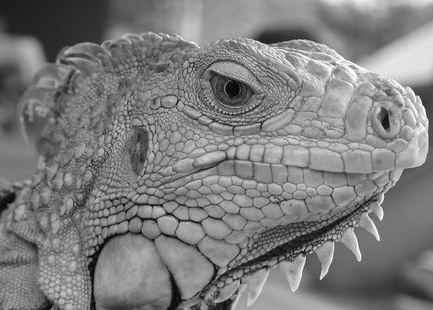
#> input picture BT-Session1/iguana.png, 433 x 310 px
$ python lam-p2.py   (older library calls are emulated)
#> lines starting #> are read from the running program, lines starting #| are printed output that depends on the picture; after the words box and inside, x2 and y2 are one past the last pixel; in counts of white or black regions, pixels touching at a corner belong together
import cv2
import numpy as np

def scale_to_0_255(img):
    min_val = np.min(img)
    max_val = np.max(img)
    new_img = (img - min_val) / (max_val - min_val) # 0-1
    new_img *= 255
    return new_img

def my_canny(img, min_val, max_val, sobel_size=3, is_L2_gradient=False):
    """
    Try to implement Canny algorithm in OpenCV tutorial @ https://docs.opencv.org/master/da/d22/tutorial_py_canny.html
    """
#> called with min_val = 100, max_val = 200, sobel_size = 3, is_L2_gradient = False

    #2. Noise Reduction
    smooth_img = cv2.GaussianBlur(img, ksize=(5, 5), sigmaX=1, sigmaY=1)

    #3. Finding Intensity Gradient of the Image
    Gx = cv2.Sobel(smooth_img, cv2.CV_64F, 1, 0, ksize=sobel_size)
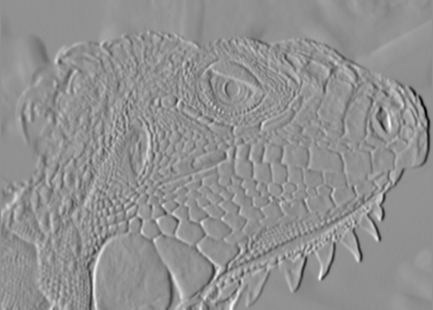
#> Gx: shape (310, 433) float64; min -451, max 342, mean 0.5; drawn with min black and max white
    Gy = cv2.Sobel(smooth_img, cv2.CV_64F, 0, 1, ksize=sobel_size)
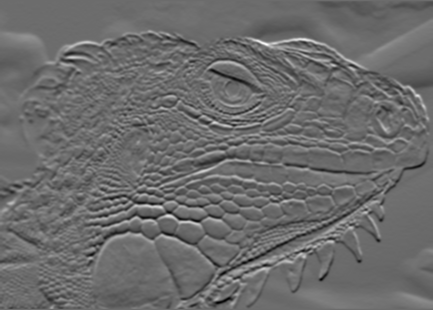
#> Gy: shape (310, 433) float64; min -318, max 431, mean -0.4; drawn with min black and max white

    if is_L2_gradient:
        edge_gradient = np.sqrt(Gx*Gx + Gy*Gy)
    else:
        edge_gradient = np.abs(Gx) + np.abs(Gy)

    angle = np.arctan2(Gy, Gx) * 180 / np.pi
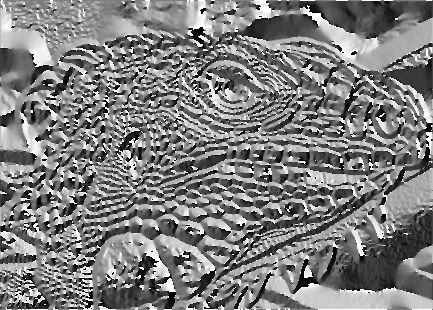
#> angle: shape (310, 433) float64; min -179.8, max 180, mean -0.6; drawn with min black and max white

    # round angle to 4 directions
    angle = np.abs(angle)
    angle[angle <= 22.5] = 0
#> angle: shape (310, 433) float64; min 0, max 180, mean 84.5
    angle[angle >= 157.5] = 0
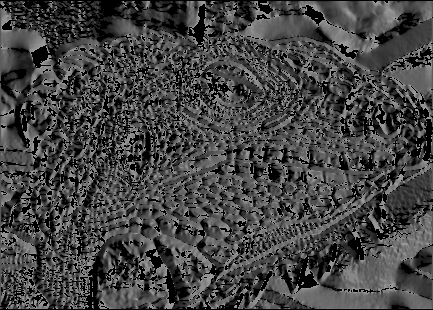
#> angle: shape (310, 433) float64; min 0, max 157.5, mean 68.5
    angle[(angle > 22.5) * (angle < 67.5)] = 45
    angle[(angle >= 67.5) * (angle <= 112.5)] = 90
    angle[(angle > 112.5) * (angle <= 157.5)] = 135
#> angle: shape (310, 433) float64; min 0, max 135, mean 68.3

    #4. Non-maximum Suppression
    keep_mask = np.zeros(smooth_img.shape, np.uint8)
    for y in range(1, edge_gradient.shape[0]-1):
        for x in range(1, edge_gradient.shape[1]-1):
            area_grad_intensity = edge_gradient[y-1:y+2, x-1:x+2] # 3x3 area
            area_angle = angle[y-1:y+2, x-1:x+2] # 3x3 area
            current_angle = area_angle[1,1]
            current_grad_intensity = area_grad_intensity[1,1]

            if current_angle == 0:
                if current_grad_intensity > max(area_grad_intensity[1,0], area_grad_intensity[1,2]):
                    keep_mask[y,x] = 255
                else:
                    edge_gradient[y,x] = 0
            elif current_angle == 45:
                if current_grad_intensity > max(area_grad_intensity[2,0], area_grad_intensity[0,2]):
                    keep_mask[y,x] = 255
                else:
                    edge_gradient[y,x] = 0
            elif current_angle == 90:
                if current_grad_intensity > max(area_grad_intensity[0,1], area_grad_intensity[2,1]):
                    keep_mask[y,x] = 255
                else:
                    edge_gradient[y,x] = 0
            elif current_angle == 135:
                if current_grad_intensity > max(area_grad_intensity[0,0], area_grad_intensity[2,2]):
                    keep_mask[y,x] = 255
                else:
                    edge_gradient[y,x] = 0
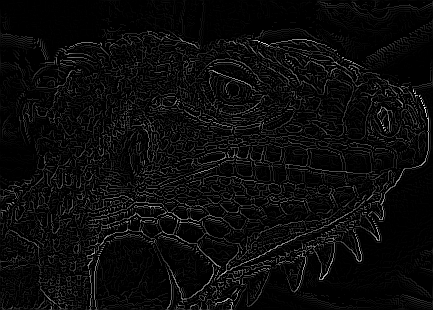
#> edge_gradient: shape (310, 433) float64; min 0, max 634, mean 28.6; drawn with min black and max white
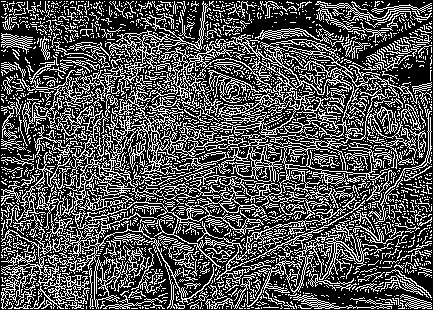
#> keep_mask: shape (310, 433); 32.1% white in thin lines or dots

    #5. Hysteresis Thresholding
    canny_mask = np.zeros(smooth_img.shape, np.uint8)
    canny_mask[(keep_mask>0) * (edge_gradient>min_val)] = 255

    return scale_to_0_255(canny_mask)

img = cv2.imread('iguana.png', 0)
my_canny = my_canny(img, min_val=100, max_val=200)
#> my_canny: shape (310, 433) float64; 10.9% white in thin lines or dots
edges = cv2.Canny(img, 100, 200)
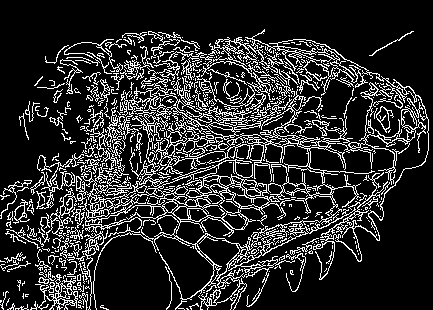
#> edges: shape (310, 433); 17.3% white in thin lines or dots, all inside (x1, y1, x2, y2) = (0, 29, 429, 310)

cv2.imwrite('my_canny.jpg', my_canny)
cv2.imwrite('edges.jpg', edges)
